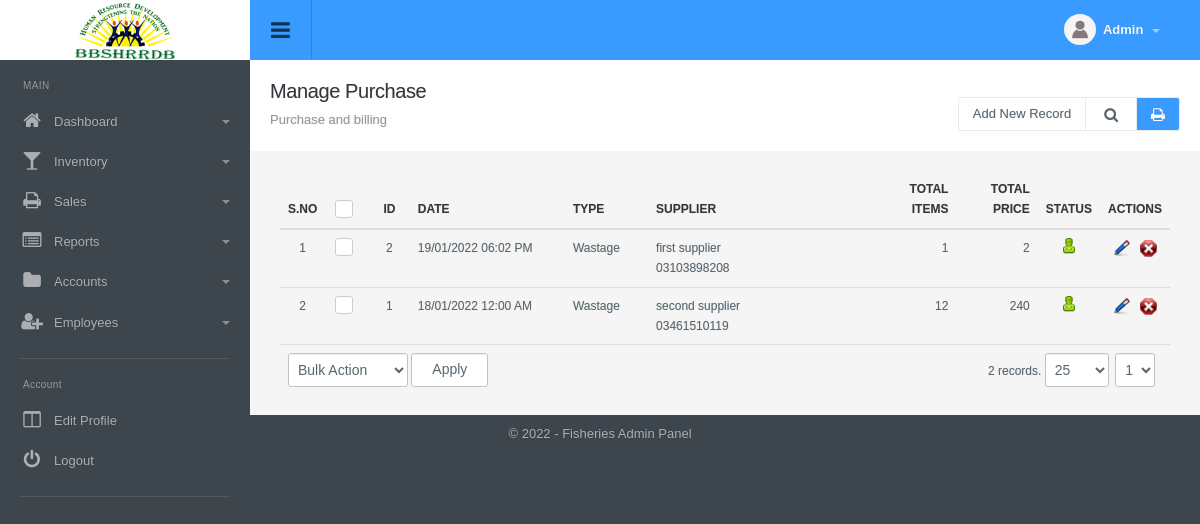
Page /purchase_manage.php (signed in) on the committed database.
### tables this page shows
CREATE TABLE `config_variable` (
  `id` int(11) NOT NULL,
  `config_type_id` int(11) NOT NULL,
  `title` varchar(512) NOT NULL,
  `notes` varchar(512) NOT NULL,
  `type` varchar(200) NOT NULL,
  `default_values` text NOT NULL,
  `key` varchar(200) NOT NULL,
  `value` text NOT NULL,
  `sortorder` int(11) NOT NULL
);

CREATE TABLE `menu` (
  `id` int(11) NOT NULL,
  `title` varchar(100) NOT NULL,
  `url` varchar(100) NOT NULL,
  `parent_id` int(11) NOT NULL,
  `depth` int(1) NOT NULL,
  `sortorder` int(11) NOT NULL,
  `icon` varchar(200) NOT NULL,
  `small_icon` varchar(200) NOT NULL
);

CREATE TABLE `purchase` (
  `id` int(11) NOT NULL,
  `datetime_added` datetime NOT NULL,
  `type` int(1) NOT NULL DEFAULT '0',
  `supplier_name` varchar(200) NOT NULL,
  `phone` varchar(50) DEFAULT NULL,
  `address` varchar(1000) DEFAULT NULL,
  `supplier_id` int(11) DEFAULT NULL,
  `total_items` int(11) DEFAULT NULL,
  `total_price` decimal(10,2) DEFAULT NULL,
  `discount` decimal(10,2) DEFAULT NULL,
  `net_price` decimal(10,2) DEFAULT NULL,
  `supplier_payment_id` int(11) DEFAULT NULL,
  `bill_image` varchar(100) DEFAULT NULL,
  `status` int(1) NOT NULL DEFAULT '1',
  `ts` timestamp NOT NULL DEFAULT CURRENT_TIMESTAMP
);

### include/utility.php (called while the page is built, shortened)
<?php
function get_config($var){
	global $dblink;
	$sql="select value from config_variable where `key`='".slash($var)."'";
	$resConfig=doquery($sql,$dblink);
	if(numrows($resConfig)>0){
		while($rowConfig=dofetch($resConfig))
			return unslash($rowConfig["value"]);
	}
}
$site_title=get_config("site_title");
$file_upload_root="./uploads/";
function slash($str){
	if(!is_array($str))
		return utf8_encode(addslashes($str));
	else{
		for($i=0; $i<count($str); $i++)
			$str[$i]=slash($str[$i]);
		return $str;
	}
}
function unslash($str){
	return stripslashes(utf8_decode($str));
	}
function datetime_convert($date_added){
	return date("d/m/Y h:i A", strtotime($date_added));
}
function curr_format($amount){
	return ($amount<0?'(':'').number_format(abs($amount), 0, '.',',').($amount<0?')':'');
}

### include/db.php (called while the page is built, shortened)
<?php
function doquery($qr,$lnk){
	@$res=mysqli_query($lnk,$qr) or die($qr." - ".mysqli_error($lnk));
	return $res;
}
function dofetch($rs){
	@$rec=mysqli_fetch_array($rs);
	return $rec;
}
function numrows($rs){
	return mysqli_num_rows($rs);
}

### modules/purchase/list.php (the view, shortened to what this page needs)
<?php
$extra='';
?>
<div class="page-header">
	<h1 class="title">Manage Purchase</h1>
  	<ol class="breadcrumb">
    	<li class="active">Purchase and billing</li>
  	</ol>
  	<div class="right">
    	<div class="btn-group" role="group" aria-label="...">
        	<a href="purchase_manage.php?tab=add" class="btn btn-light editproject">Add New Record</a>
            <a id="topstats" class="btn btn-light" href="#"><i class="fa fa-search"></i></a>
            <a class="btn print-btn" href="purchase_manage.php?tab=report"><i class="fa fa-print" aria-hidden="true"></i></a>
        </div>
  	</div>
</div>
<div class="panel-body table-responsive">
	<table class="table table-hover list">
    	<thead>
            <tr>
                <th width="5%" class="text-center">S.no</th>
                <th class="text-center" width="5%"><div class="checkbox checkbox-primary">
                    <label for="select_all"></label></div></th>
                <th class="text-center" width="5%">ID</th>
                <th width="20%">Date</th>
                <th width="10%">Type</th>
                <th width="30%">Supplier</th>
                <th class="text-right" width="10%">Total Items</th>
                <th class="text-right" width="10%">Total Price</th>
                <th class="text-center" width="10%">Status</th>
                <th class="text-center" width="10%">Actions</th>
            </tr>
    	</thead>
    	<tbody>
			<?php
            $sql="select * from purchase where 1 $extra order by datetime_added desc, ts desc";
            $rs=show_page($rows, $pageNum, $sql);
            if(numrows($rs)>0){
                $sn=1;
                while($r=dofetch($rs)){
                    ?>
                    <tr>
                        <td class="text-center"><?php echo $sn;?></td>
                        <td class="text-center"><div class="checkbox margin-t-0 checkbox-primary">
                            <label for="<?php echo "rec_".$sn?>"></label></div>
                        </td>
                        <td class="text-center"><?php echo $r["id"]?></td>
                        <td><?php echo datetime_convert($r["datetime_added"]); ?></td>
                        <td>
                            <?php
                            if($r["type"]==1){
                                echo "Wastage";
                            }
                            else{
                                echo "Purchase";
                            }
                            ?>
                        </td>
                        <td><?php echo unslash($r["supplier_name"])."<br />".unslash($r["phone"]); ?></td>
                        <td class="text-right"><?php echo unslash($r["total_items"]); ?></td>
                        <td class="text-right"><?php echo curr_format(unslash($r["net_price"])); ?></td>
                        <td class="text-center"><a href="purchase_manage.php?id=<?php echo $r['id'];?>&tab=status&s=<?php echo ($r["status"]==0)?1:0;?>">
                            <?php
                            if($r["status"]==0){
                                ?>
                                <img src="images/offstatus.png" alt="Off" title="Set Status On">
                                <?php
                            }
                            else{
                                ?>
                                <img src="images/onstatus.png" alt="On" title="Set Status Off">
                                <?php
                            }
                            ?>
                        </a></td>
                        <td class="text-center">
                            <a href="purchase_manage.php?tab=edit&id=<?php echo $r['id'];?>"><img title="Edit Record" alt="Edit" src="images/edit.png"></a>&nbsp;&nbsp;
                            <a onclick="return confirm('Are you sure you want to delete')" href="purchase_manage.php?id=<?php echo $r['id'];?>&amp;tab=delete"><img title="Delete Record" alt="Delete" src="images/delete.png"></a>
                        </td>
                    </tr>
                    <?php
                    $sn++;
                }
                ?>
                <tr>
                    <td colspan="6" class="actions">
                        <select name="bulk_action" id="bulk_action" title="Choose Action">
                            <option value="null">Bulk Action</option>
                        </select>
                        <input type="button" name="apply" value="Apply" id="apply_bulk_action" class="btn btn-light" title="Apply Action"  />
                    </td>
                    <td colspan="4" class="paging" title="Paging" align="right"><?php echo pages_list($rows, "purchase", $sql, $pageNum)?></td>
                </tr>
                <?php
            }
            else{
                ?>
                <tr>
                    <td colspan="10"  class="no-record">No Result Found</td>
                </tr>
                <?php
            }
            ?>
    	</tbody>
  	</table>
</div>

### include/header.php (shortened to what this page needs)
<!DOCTYPE html PUBLIC "-//W3C//DTD XHTML 1.0 Transitional//EN" "http://www.w3.org/TR/xhtml1/DTD/xhtml1-transitional.dtd">
<html xmlns="http://www.w3.org/1999/xhtml">
<head>
<link type="text/css" rel="stylesheet" href="css/font-awesome.min.css" />
<link type="text/css" rel="stylesheet" href="css/font-awesome.css" />
<link type="text/css" rel="stylesheet"  href="css/bootstrap.css" />
<link rel="stylesheet" href="css/bootstrap-datetimepicker.min.css" />
<link type="text/css" rel="stylesheet"  href="css/awesome-bootstrap-checkbox.css" />
<link href="css/general.css" type="text/css" rel="stylesheet" />
<link type="text/css" rel="stylesheet"  href="css/style.css" />
</head>
<body>
	<div id="wrapper" class="round_corners">
    	<div id="top" class="clearfix">
            <div class="applogo">
                <a href="index.php" class="logo"><?php $admin_logo=get_config("admin_logo"); if(empty($admin_logo)) echo $site_title; else { ?><img src="<?php echo $file_upload_root;?>config/<?php echo $admin_logo?>" /><?php }?></a>
            </div>
            <a class="sidebar-open-button" href="#"><i class="fa fa-bars"></i></a>
            <ul class="top-right">
            	<li class="dropdown link">
                	<a class="dropdown-toggle profilebox" data-toggle="dropdown" href="#">
                    	<img alt="img" src="images/profileimg-default.png">
                        <b><?php echo ucfirst((isset($_SESSION["logged_in_admin"]) && $_SESSION["logged_in_admin"]!="")?$_SESSION["logged_in_admin"]["name"]:"Guest");?></b>
                        <span class="caret"></span>
                    </a>
                </li>
           </ul>
        </div>
        <div class="sidebar clearfix">
       		<ul class="sidebar-panel nav">
  				<li class="sidetitle">MAIN</li>
				<?php
					$parents=doquery("select * from menu where parent_id=0 order by sortorder",$dblink);
					if(numrows($parents)>0){
						while($parent=dofetch($parents)){
						?>
						<li>
                        	<a href="<?php echo unslash($parent["url"])?>"><span class="icon color5"><i class="fa fa-<?php echo unslash($parent["small_icon"])?>"></i></span><?php echo unslash($parent["title"])?>
							<?php
								$submenus=doquery("select * from menu where parent_id='".$parent["id"]."' order by sortorder",$dblink);
								if(numrows($submenus)>0){
									?>
                                <span class="caret"></span></a>
                                <?php
                            }
							else{
								echo "</a>";
							}
							?>
						</li>
						<?php
					}
				}
				?>
         	</ul>
            <ul class="sidebar-panel nav">
                <li class="sidetitle">Account</li>
                <li><a href="admin_manage.php?tab=edit&id=<?php echo $_SESSION["logged_in_admin"]["id"]?>"><span class="icon color15"><i class="fa fa-columns"></i></span>Edit Profile</a></li>
                <li><a href="logout.php"><span class="icon color12"><i class="fa falist fa-power-off"></i></span>Logout</a></li>
            </ul>
	    </div>
		<div class="content">

### include/footer.php (shortened to what this page needs)
<div id="footer" class="bottom_round_corners">
	<div id="footer_content">
    	<address>&copy; <?php echo date("Y");?> - <?php echo $site_title; ?> Admin Panel</address>
    </div>
</div>
<link href="js/fancybox/jquery.fancybox.css" rel="stylesheet" type="text/css" />
<link href="js/chosen/chosen.css" rel="stylesheet" type="text/css" />
<?php include("include/upload_center.php");?>
</body>
</html>

### rows in the picture
config_variable: value (picture)
menu: title "Dashboard"
menu: title "Inventory"
menu: title "Sales"
menu: title "Reports"
menu: title "Accounts"
menu: title "Employees"
purchase: id "2", datetime_added "19/01/2022 06:02 PM", type "Wastage", supplier_name "first supplier", phone "03103898208", total_items "1", net_price "2", status 1 (drawn)
purchase: id "1", datetime_added "18/01/2022 12:00 AM", type "Wastage", supplier_name "second supplier", phone "03461510119", total_items "12", net_price "240", status 1 (drawn)
config_variable: value "Fisheries"

### other values in the picture
pages_list($rows, "purchase", $sql, $pageNum) "2 records."
form field page "1"
